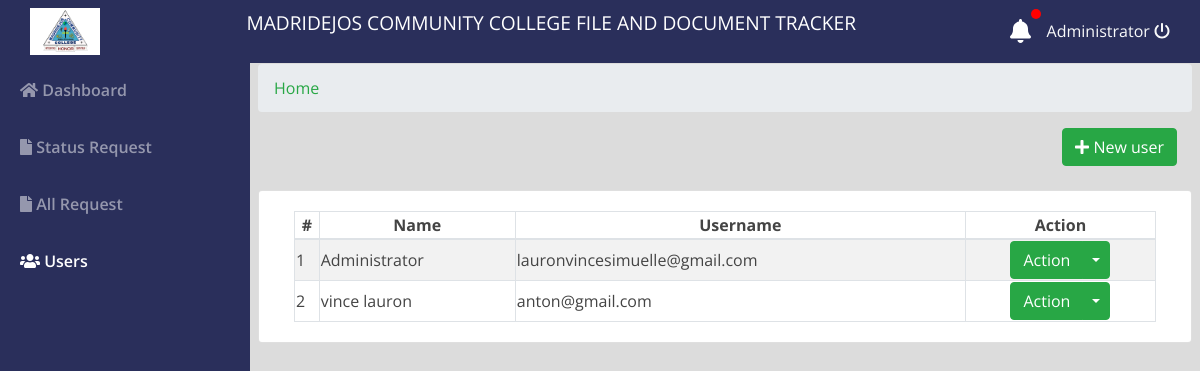
/indexs.php?page=users (signed in), run on the app's committed database.
### tables this page shows
CREATE TABLE `users` (
  `id` int(30) NOT NULL,
  `name` varchar(200) NOT NULL,
  `username` varchar(100) NOT NULL,
  `password` varchar(200) NOT NULL,
  `verification_code` varchar(50) NOT NULL,
  `is_verified` varchar(100) NOT NULL,
  `type` tinyint(1) NOT NULL DEFAULT 1 COMMENT '1=admin'
);

### users.php (the view, shortened to what this page needs)
  <link rel="stylesheet" href="https://cdn.jsdelivr.net/npm/sweetalert2@10/dist/sweetalert2.min.css">
<nav aria-label="breadcrumb ">
  <ol class="breadcrumb">
    <li class="breadcrumb-item text-success">Home</li>
  </ol>
</nav>
<div class="container-fluid">
  <div class="row">
    <div class="col-lg-12">
      <button class="btn btn-success float-right btn-md" id="new_user"><i class="fa fa-plus"></i> New user</button>
    </div>
  </div>
  <br>
  <div class="row">
    <div class="card col-lg-12">
      <div class="card-body">
        <table class="table-striped table-bordered col-md-12">
          <thead>
            <tr>
              <th class="text-center">#</th>
              <th class="text-center">Name</th>
              <th class="text-center">Username</th>
              <th class="text-center">Action</th>
            </tr>
          </thead>
          <tbody>
            <?php
            include 'db_connect.php';
            $users = $conn->query("SELECT * FROM users ORDER BY name ASC");
            $i = 1;
            while ($row = $users->fetch_assoc()) :
            ?>
              <tr>
                <td><?php echo $i++ ?></td>
                <td><?php echo $row['name'] ?></td>
                <td><?php echo $row['username'] ?></td>
                <td>
                  <center>
                    <div class="btn-group">
                      <button type="button" class="btn btn-success">Action</button>
                      <button type="button" class="btn btn-success dropdown-toggle dropdown-toggle-split" data-toggle="dropdown" aria-haspopup="true" aria-expanded="false">
                      </button>
                    </div>
                  </center>
                </td>
              </tr>
            <?php endwhile; ?>
          </tbody>
        </table>
      </div>
    </div>
  </div>
</div>

### assets/css/style.css (style rules this page uses)
body { font-family: "Open Sans", sans-serif; color: #444444; width: 100%; height: calc(100%); }

### indexs.php (style rules this page uses)
body { background: #80808045; }

### data on the page
users: name "Administrator", username "lauronvincesimuelle@gmail.com"
users: name "vince lauron", username "anton@gmail.com"

### other printed values
$_SESSION['login_name'] "Administrator"
